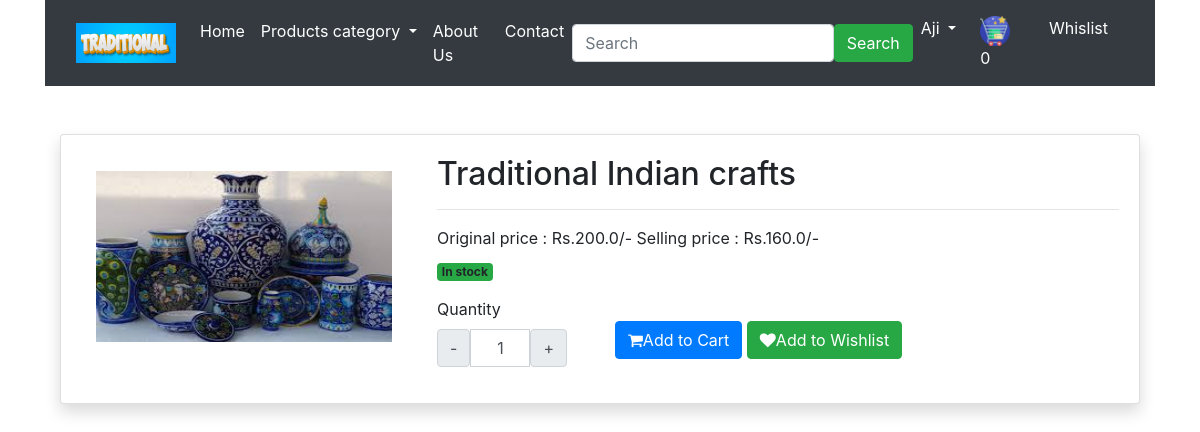
Page /category/productdetail/8 (signed in) on the committed database.
### app1/models.py (models this page shows, shortened)
class Product(models.Model):
    title = models.CharField(max_length=100)
    selling_price = models.FloatField()
    discounted_price = models.FloatField()
    category = models.CharField(choices=CATEGORY_CHOICES, max_length=100)
    product_image = models.ImageField(upload_to='product')
    quantity=models.IntegerField(null=True,blank=True)

### app1/views.py (the view)
# urls.py: path("category/productdetail/<int:pk>",views.productdetail,name='productdetail'),
def productdetail(request,pk):
    product=Product.objects.get(pk=pk)
    return render(request,"app/productdetail.html",{'product':product})

### app1/templates/app/productdetail.html (shortened to what this page needs)
<!DOCTYPE html>
{% load static %}
<html lang="en">
<head>
    <link rel="stylesheet" href="https://cdn.jsdelivr.net/npm/bootstrap@4.6.2/dist/css/bootstrap.min.css">
    <link rel="stylesheet" href="https://cdnjs.cloudflare.com/ajax/libs/font-awesome/4.7.0/css/font-awesome.min.css">
    <link rel="stylesheet" href="https://cdnjs.cloudflare.com/ajax/libs/alertify.js/0.3.11/alertify.bootstrap.min.css" />
</head>
<body>
    <div class="container">
        <nav class="navbar navbar-expand-md  navbar-light bg-dark">
            {% if user.is_authenticated %}
            <div class="container-fluid">
                <a href="#" class="navbar-brand">
                    <img src="{% static 'app/images/product/teclogo.jpg'%}" height="40" width="100" loading="lazy">
                </a>
                <div class="collapse navbar-collapse" id="myNavBar">
                    <ul class="navbar-nav me-auto mb-2 mb-lg-0">
                        <li class="nav-item">
                            <a href="{% url 'home' %}" class="nav-link text-white">Home</a>
                        </li>
                        <li class="nav-item dropdown">
                            <a class="nav-link text-white dropdown-toggle" href="#" id="navbarDropdown" role="button" data-toggle="dropdown">
                                Products category
                            </a>
                          </li>
                        <li class="nav-item">
                            <a href="{% url 'about' %}" class="nav-link text-white">About Us</a>
                        </li>
                        <li class="nav-item">
                            <a href="{% url 'contact' %}" class="nav-link text-white">Contact</a>
                        </li>
                    </ul>
                </div>
                <form class="d-flex me-auto" role="search">
                    <input class="form-control me-3" type="search" placeholder="Search" aria-label="Search">
                    <button class="btn btn-success" type="submit">Search</button>
                </form>
                <ul class="navbar-nav me-auto mb-2 mb-lg-0">
                    <li class="nav-item dropdown">
                        <a class="nav-link text-white dropdown-toggle" href="#" id="profileDropdown" role="button" data-toggle="dropdown">
                            <span class="text-capitalize">{{ user }}</span>
                        </a>
                      </li>
                      <li class="nav-item mx-2">
                        <a href="{% url 'cart' %}" class="nav-link text-white shopping" id="carticon"><img src="{% static 'app/images/product/cart.png'%}" height="30px" width="30px"> <span class="quantity">0</span></a>
                      </li>
                      <li class="nav-item mx-2">
                        <a href="{% url 'wishlist' %}" class="nav-link text-white">Whislist</a>
                      </li>
                </ul>
            </div>
            {% endif %}
        </nav>
        <div class="py-5">
            <div class="container">
                <div class="row">
                    <div class="col-md-12">
                        <div class="card shadow product-data">
                            <div class="card-body">
                                <div class="row">
                                    <div class="col-md-4">
                                        <img src="{{product.product_image.url}}" class="image col-xs-6
                                        col-sm-12 col-lg-12 mt-3 text-sm-center w-100 h-75" alt="">
                                    </div>
                                    <div class="col-md-8">
                                        <h2 class="mb-0">{{product.title}}</h2>
                                        <hr>
                                        <label class="me-3">Original price : Rs.{{product.selling_price}}/-</label>
                                        <label class="fw-bold">Selling price : Rs.{{product.discounted_price}}/-</label>
                                        <br/>
                                        {% if product.quantity > 0 %}
                                            <label class="badge bg-success">In stock</label>
                                        {% else %}
                                            <label class="badge bg-success">Out of stock</label>
                                        {% endif %}
                                        <div class="row mt-2">
                                            <div class="col-md-3">
                                                <label for="quantity" class="text-center">Quantity</label>
                                                <div class="input-group text-center mb-3" style="width: 130px;">
                                                    <button class="input-group-text decrement-btn">-</button>
                                                    <input type="text" name="quantity" class="form-control qty-input text-center" value="1">
                                                    <button class="input-group-text increment-btn">+</button>
                                                </div>
                                            </div>
                                            <div class="col-md-9">
                                                <br/>
                                                {% if product.quantity > 0 %}
                                                    <button type="button" class="btn btn-primary me-3 float-start addToCartBtn"><i class="fa fa-shopping-cart"></i>Add to Cart</button>
                                                {% endif %}
                                                    <button type="button" class="btn btn-success me-3 float-start addToWishlist"><i class="fa fa-heart"></i>Add to Wishlist</button>
                                            </div>
                                        </div>
                                    </div>
                                </div>
                            </div>
                        </div>
                    </div>
                </div>
            </div>
        </div>
</body>
</html>

### rows in the picture
Product: product_image (picture), title "Traditional Indian crafts", selling_price "200.0", discounted_price "160.0"

### other values in the picture
{{ user }} "Aji"
